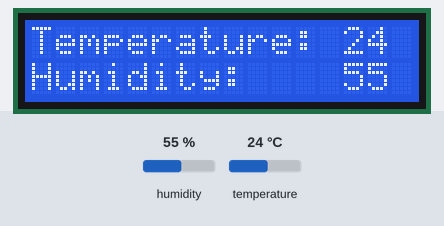
A program run on a simulated MicroPython board. Parts: 16×2 character LCD. Inputs (shaded band) come from the test bench; at power-on: humidity 55 %, temperature 24 °C. Library files of the repository ran but are not shown: I2C_LCD.py.

Above: at 1.2 s.
1.3 s: humidity set to 22 %
At 2.4 s:
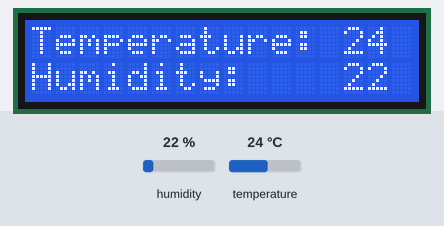
3.6 s: temperature set to 12 °C
At 5.3 s:
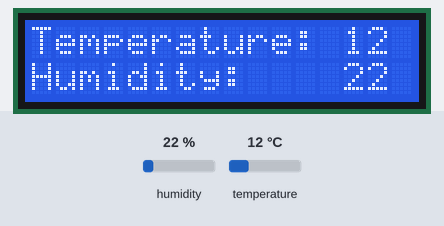
5.7 s: humidity set to 40 %
At 7.0 s:
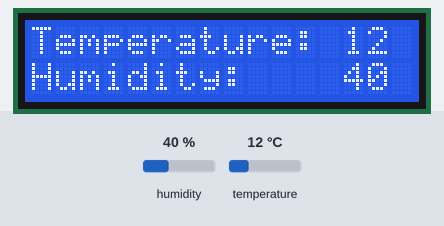
7.7 s: temperature set to 19 °C
At 8.7 s:
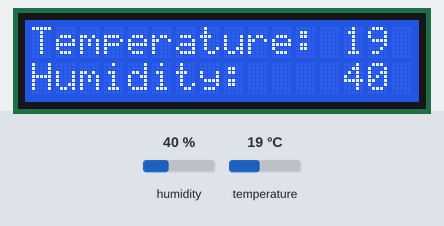
Timing chart, 0 to 10.7 s (numbered marks = the images above; inputs shaded):
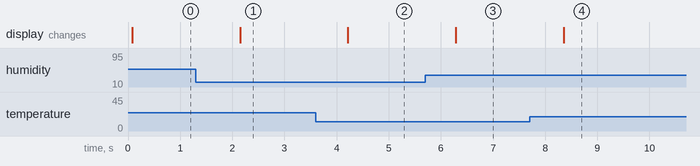

Measured:
- after the input at 1.3 s, the display: changes after 0.85 s (image 1)
- after the input at 3.6 s, the display: changes after 0.62 s (image 2)
- after the input at 5.7 s, the display: changes after 0.59 s (image 3)
- after the input at 7.7 s, the display: changes after 0.66 s (image 4)

The program:

24.2_Hygrothermograph.py
```python
from time import sleep_ms
from machine import I2C, Pin
from I2C_LCD import I2cLcd
import dht

DHT = dht.DHT11(Pin(18))

DEFAULT_I2C_ADDR = 0x27
i2c = I2C(scl=Pin(14), sda=Pin(13), freq=400000)
lcd = I2cLcd(i2c, DEFAULT_I2C_ADDR, 2, 16)

try:
    while True:
        DHT.measure()
        lcd.move_to(0, 0)
        lcd.putstr("Temperature: ")
        lcd.putstr(str(DHT.temperature()))
        lcd.move_to(0, 1)
        lcd.putstr("Humidity:    ")
        lcd.putstr(str(DHT.humidity()))
        sleep_ms(1000)
except:
    pass
```
